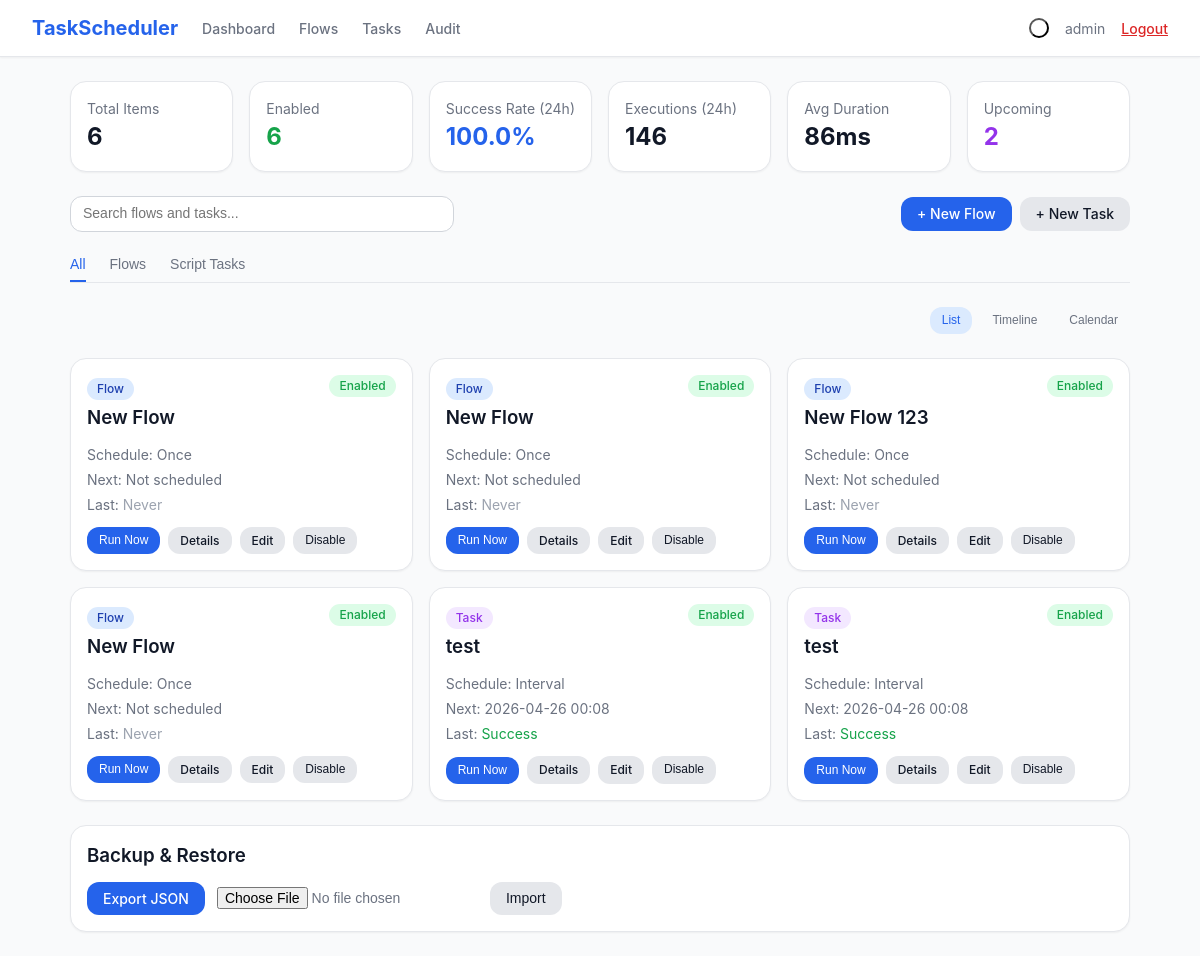
Page / (signed in) on the earlier database version.
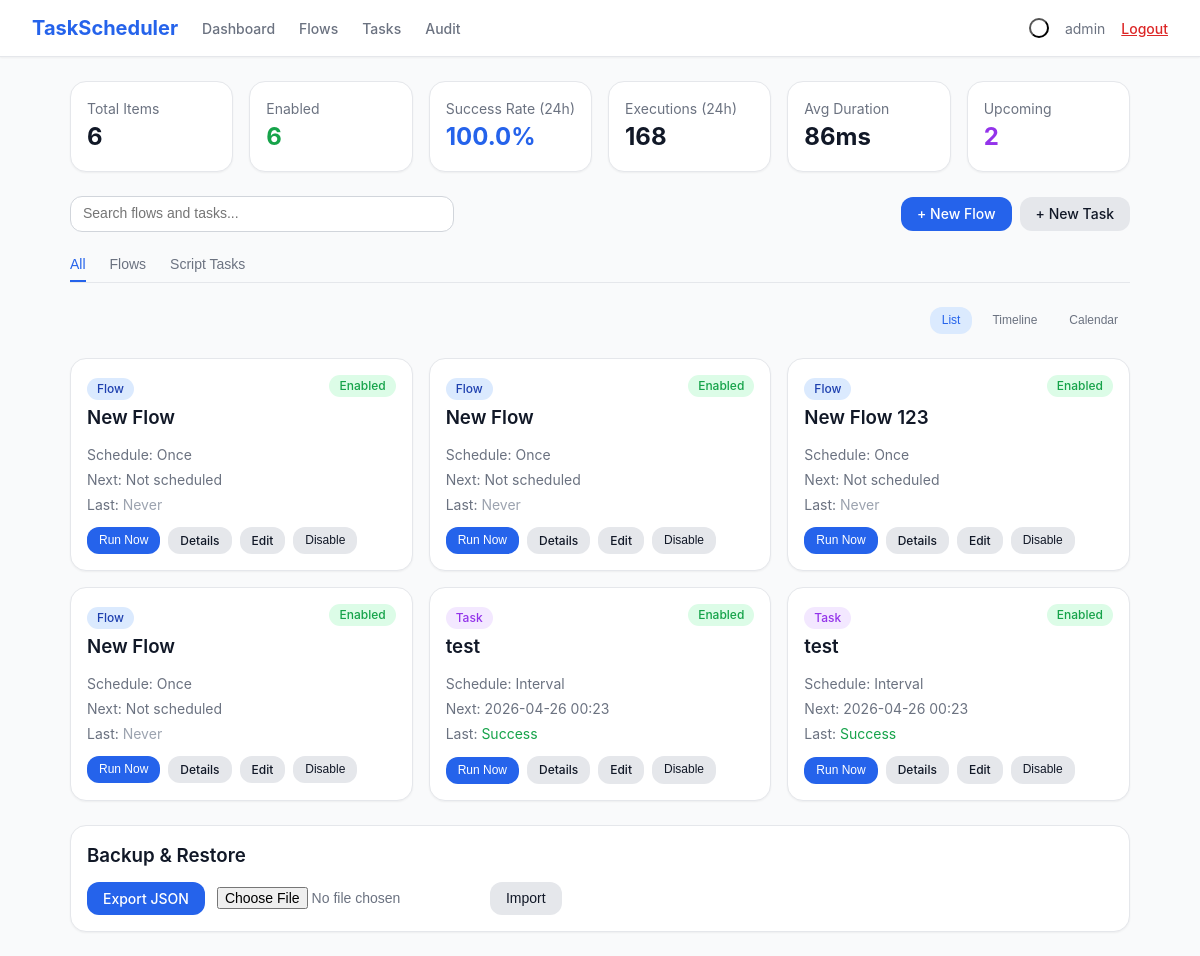
Same page on the later database version.
### models.py (models this page shows, shortened)
class Task(db.Model):
    __tablename__ = 'tasks'
    id = db.Column(db.Integer, primary_key=True)
    name = db.Column(db.String(200), nullable=False)
    script_path = db.Column(db.String(500), nullable=True)
    schedule_type = db.Column(db.String(50), nullable=False)
    schedule_config = db.Column(db.Text, default='{}')
    enabled = db.Column(db.Boolean, default=True)
    timeout_seconds = db.Column(db.Integer, default=30)
    env_vars = db.Column(db.Text, default='{}')
    cli_args = db.Column(db.Text, default='')
    tags = db.Column(db.String(500), default='')
    max_retries = db.Column(db.Integer, default=0)
    max_instances = db.Column(db.Integer, default=1)
    last_run_time = db.Column(db.DateTime, nullable=True)
    last_run_status = db.Column(db.String(20), nullable=True)
    last_run_output = db.Column(db.Text, nullable=True)
    next_run_time = db.Column(db.DateTime, nullable=True)
    created_at = db.Column(db.DateTime, default=datetime.utcnow)
    updated_at = db.Column(db.DateTime, default=datetime.utcnow, onupdate=datetime.utcnow)

### app.py (the view)
@app.route('/')
@login_required
def dashboard():
    total_items = Task.query.count() + Flow.query.count()
    enabled_items = Task.query.filter_by(enabled=True).count() + Flow.query.filter_by(enabled=True).count()
    last_24h = datetime.utcnow() - timedelta(hours=24)
    recent_logs = ExecutionLog.query.filter(ExecutionLog.run_time >= last_24h).all()
    success_count = sum(1 for l in recent_logs if l.status == 'success')
    total_recent = len(recent_logs)
    success_rate = round((success_count / total_recent * 100), 1) if total_recent > 0 else 0
    avg_duration = 0
    if recent_logs:
        durations = [l.duration_ms for l in recent_logs if l.duration_ms]
        avg_duration = round(sum(durations) / len(durations), 0) if durations else 0
    upcoming_tasks = Task.query.filter(Task.next_run_time >= datetime.utcnow()).order_by(Task.next_run_time).limit(5).all()
    upcoming_flows = Flow.query.filter(Flow.next_run_time >= datetime.utcnow()).order_by(Flow.next_run_time).limit(5).all()
    all_tasks = Task.query.order_by(Task.created_at.desc()).all()
    all_flows = Flow.query.order_by(Flow.created_at.desc()).all()
    calendar_tasks = Task.query.filter(Task.enabled == True, Task.next_run_time != None).all()
    calendar_flows = Flow.query.filter(Flow.enabled == True, Flow.next_run_time != None).all()
    return render_template('dashboard.html',
        total_items=total_items,
        enabled_items=enabled_items,
        success_rate=success_rate,
        executions_24h=total_recent,
        avg_duration=int(avg_duration),
        upcoming_tasks=upcoming_tasks,
        upcoming_flows=upcoming_flows,
        tasks=all_tasks,
        flows=all_flows,
        calendar_tasks=calendar_tasks,
        calendar_flows=calendar_flows
    )

### app.py (called while the page is built)
def login_required(f):
    @wraps(f)
    def decorated_function(*args, **kwargs):
        if 'user_id' not in session:
            if request.is_json or request.path.startswith('/api/'):
                return jsonify({'error': 'Unauthorized'}), 401
            return redirect(url_for('login'))
        return f(*args, **kwargs)
    return decorated_function

### templates/dashboard.html (shortened to what the changed rows need)
{% extends "base.html" %}
{% block content %}
<div class="space-y-6">
    <div class="grid grid-2 md-grid-3 lg-grid-6 gap-4">
        <div class="card p-4">
            <div class="text-sm text-muted">Executions (24h)</div>
            <div class="text-2xl font-bold text-body">{{ executions_24h }}</div>
        </div>
    </div>
    <div id="view-list-content" class="view-content">
        <div class="grid grid-2 lg-grid-3 gap-4" id="itemsGrid">
            {% for task in tasks %}
            <div class="card p-4 item-card" data-type="task" data-name="{{ task.name|lower }}">
                <div class="flex items-start justify-between mb-3">
                    <div>
                        <span class="badge badge-purple">Task</span>
                        <h3 class="font-semibold text-body mt-1">{{ task.name }}</h3>
                    </div>
                    <span class="badge {% if task.enabled %}badge-green{% else %}badge-gray{% endif %}">
                        {{ 'Enabled' if task.enabled else 'Disabled' }}
                    </span>
                </div>
                <div class="text-sm text-muted space-y-1 mb-3">
                    <div>Schedule: {{ task.schedule_type|title }}</div>
                    <div>Next: {{ task.next_run_time.strftime('%Y-%m-%d %H:%M') if task.next_run_time else 'Not scheduled' }}</div>
                    <div>Last: <span class="{% if task.last_run_status == 'success' %}text-green{% elif task.last_run_status == 'failed' %}text-red{% else %}text-light{% endif %}">{{ task.last_run_status|title if task.last_run_status else 'Never' }}</span></div>
                </div>
                <div class="flex gap-2 flex-wrap">
                    <form method="POST" action="{{ url_for('task_run', id=task.id) }}" class="inline">
                        <button type="submit" class="btn btn-primary btn-sm">Run Now</button>
                    </form>
                    <a href="{{ url_for('task_detail', id=task.id) }}" class="btn btn-secondary btn-sm">Details</a>
                    <a href="{{ url_for('task_edit', id=task.id) }}" class="btn btn-secondary btn-sm">Edit</a>
                    <button onclick="toggleTask({{ task.id }}, this)" class="btn btn-secondary btn-sm">{{ 'Disable' if task.enabled else 'Enable' }}</button>
                </div>
            </div>
            {% endfor %}
        </div>
    </div>
</div>
{% endblock %}

Differences in the rows shown:
changed Task (number 1 of 2 on the later page): next_run_time "2026-04-26 00:08" → "2026-04-26 00:23"
changed Task (number 2 of 2 on the later page): next_run_time "2026-04-26 00:08" → "2026-04-26 00:23"
Other differences:
{{ executions_24h }}: "146" → "168"
